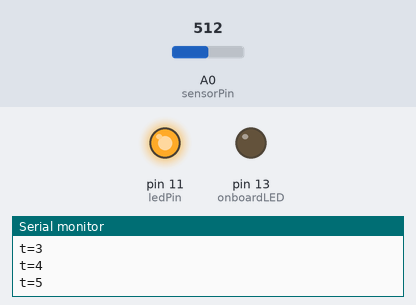
Bench run of a sketch on a simulated Arduino Uno, built with avr-gcc and run on an emulated ATmega328P. Parts: output pins drawn as LEDs (lit = HIGH), the last lines printed to the serial monitor. The inputs (shaded band) are chosen by the test bench; at power-on: A0 (sensorPin) = 512.

Above: at 4.5 s.
At 24.0 s:
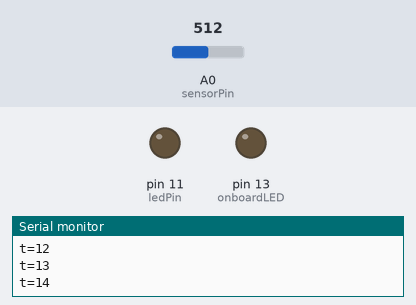
Timing chart, 0 to 52.0 s (numbered marks = the images above):
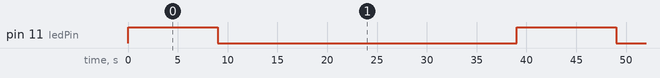

Measured:
- by itself, pin 11 (ledPin): alternates HIGH for 10.0 s and LOW for 30.0 s

The sketch:

RespSensorTest_Calibrated.ino
```cpp
// Variable resistance stretch cord testing code! Made Jan 29 by Erin Gee for Instructables

int sensorPin = A0;    // select the input pin for the potentiometer
int ledPin = 11;      // select the pin for the LED
int onboardLED = 13;
int sensorValue = 0;  // variable to store the value coming from the sensor
byte breaths = 0;
int fadeValue = 0;
int scaleValue = 1;  //This scales the input into something the LED can handle
int sensorMin = 1000; // minimum sensor value (initial value set low)
int sensorMax = 0; // maximum sensor value (initial value set high)

byte shift_reg = 0;

int THRESHOLD = (sensorMin + sensorMax)/2; //this is our MINIMUM resistance for a breath
//note that resistance drops when the sensor is flexed

unsigned long previousTime = 0;
int seconds = 0;

int state=0;
//const unsigned int NUMBER_OF_MODES = 2;
unsigned int mode=0;


void setup() {
  // declare the ledPin as an OUTPUT:
//  if(++mode >= NUMBER_OF_MODES) mode=0;
  pinMode(ledPin, OUTPUT);
  pinMode(onboardLED, OUTPUT);
  // initialize serial communications at 9600 bps:
  Serial.begin(9600);
//  Serial.print("Current mode: ");
//  Serial.println(mode);
}

void loop() {
  if(millis()>=(previousTime)){
    previousTime = previousTime+1000;
    seconds++;

//    Serial.println("This many seconds: ");
    Serial.print("t=");
    Serial.println(seconds);
  }
  THRESHOLD = (sensorMin + sensorMax)/2;
  if(mode==0){
    digitalWrite(ledPin, HIGH); // turn on LED to signal the start of the calibration period

    // calibrate for 10 seconds
    if(seconds<10){
      sensorValue = analogRead(sensorPin);
      if(sensorValue > sensorMax){
        sensorMax = sensorValue;
      }
      if(sensorValue<sensorMin){
        sensorMin = sensorValue;
      }
//      Serial.println(sensorValue);
    } else {
      mode=1;
      seconds = 0;
    }
  }
  else if(mode==1){
    // signal the end of the calibration period
    digitalWrite(ledPin, LOW);

    // start recording breaths for 10 seconds
    if(seconds==30){
      Serial.print("Resp. Rate: ");
      Serial.println(breaths*2);
      breaths = 0;
      seconds = 0;
      mode=0;
    }
    // read the value from the sensor:
    sensorValue = analogRead(sensorPin);

    //shitty breath debouncing??
    if((sensorValue<=THRESHOLD) && (shift_reg==0)){
      shift_reg=1;
      breaths++;
      Serial.print("Breath");
    }
    else if((sensorValue>THRESHOLD) && (shift_reg==1)){
      shift_reg=0;
    }
  }
  delay(5);
}
```
